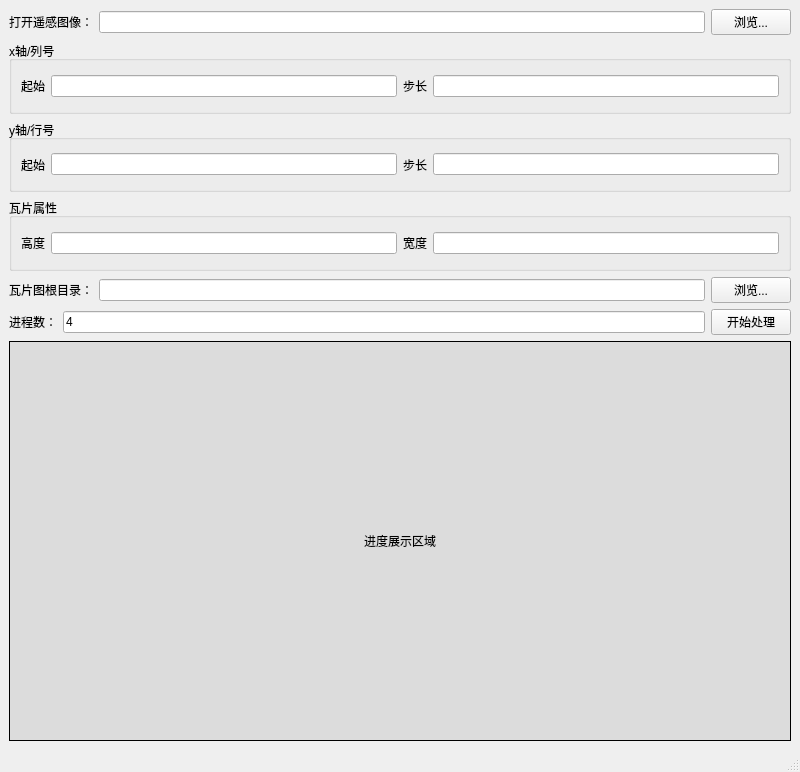
<?xml version="1.0" encoding="UTF-8"?>
<ui version="4.0">
 <class>MainWindow</class>
 <widget class="QMainWindow" name="MainWindow">
  <property name="geometry">
   <rect>
    <x>0</x>
    <y>0</y>
    <width>800</width>
    <height>772</height>
   </rect>
  </property>
  <property name="windowTitle">
   <string>瓦片图生成工具</string>
  </property>
  <widget class="QWidget" name="centralwidget">
   <layout class="QVBoxLayout" name="verticalLayout">
    <item>
     <layout class="QHBoxLayout" name="horizontalLayout_6">
      <item>
       <widget class="QLabel" name="label_8">
        <property name="text">
         <string>打开遥感图像：</string>
        </property>
       </widget>
      </item>
      <item>
       <widget class="QLineEdit" name="openFileEdit">
        <property name="text">
         <string/>
        </property>
       </widget>
      </item>
      <item>
       <widget class="QPushButton" name="browseOpenFileBtn">
        <property name="text">
         <string>浏览...</string>
        </property>
       </widget>
      </item>
     </layout>
    </item>
    <item>
     <widget class="QGroupBox" name="xAxisGroup">
      <property name="title">
       <string>x轴/列号</string>
      </property>
      <layout class="QHBoxLayout" name="horizontalLayout">
       <item>
        <layout class="QHBoxLayout" name="horizontalLayout_4">
         <item>
          <widget class="QLabel" name="label_2">
           <property name="text">
            <string>起始</string>
           </property>
          </widget>
         </item>
         <item>
          <widget class="QLineEdit" name="xStartEdit">
           <property name="text">
            <string/>
           </property>
          </widget>
         </item>
        </layout>
       </item>
       <item>
        <layout class="QHBoxLayout" name="horizontalLayout_8">
         <item>
          <widget class="QLabel" name="label_4">
           <property name="text">
            <string>步长</string>
           </property>
          </widget>
         </item>
         <item>
          <widget class="QLineEdit" name="xStepEdit">
           <property name="text">
            <string/>
           </property>
          </widget>
         </item>
        </layout>
       </item>
      </layout>
     </widget>
    </item>
    <item>
     <widget class="QGroupBox" name="yAxisGroup">
      <property name="title">
       <string>y轴/行号</string>
      </property>
      <layout class="QHBoxLayout" name="horizontalLayout_2">
       <item>
        <layout class="QHBoxLayout" name="horizontalLayout_3">
         <item>
          <widget class="QLabel" name="label_5">
           <property name="text">
            <string>起始</string>
           </property>
          </widget>
         </item>
         <item>
          <widget class="QLineEdit" name="yStartEdit">
           <property name="text">
            <string/>
           </property>
          </widget>
         </item>
        </layout>
       </item>
       <item>
        <layout class="QHBoxLayout" name="horizontalLayout_10">
         <item>
          <widget class="QLabel" name="label_7">
           <property name="text">
            <string>步长</string>
           </property>
          </widget>
         </item>
         <item>
          <widget class="QLineEdit" name="yStepEdit">
           <property name="text">
            <string/>
           </property>
          </widget>
         </item>
        </layout>
       </item>
      </layout>
     </widget>
    </item>
    <item>
     <widget class="QGroupBox" name="groupBox_2">
      <property name="title">
       <string>瓦片属性</string>
      </property>
      <layout class="QHBoxLayout" name="horizontalLayout_11">
       <item>
        <widget class="QLabel" name="label_10">
         <property name="text">
          <string>高度</string>
         </property>
        </widget>
       </item>
       <item>
        <widget class="QLineEdit" name="tileHeightLineEdit">
         <property name="text">
          <string/>
         </property>
        </widget>
       </item>
       <item>
        <widget class="QLabel" name="label_11">
         <property name="text">
          <string>宽度</string>
         </property>
        </widget>
       </item>
       <item>
        <widget class="QLineEdit" name="tileWidthLineEdit">
         <property name="text">
          <string/>
         </property>
        </widget>
       </item>
      </layout>
     </widget>
    </item>
    <item>
     <layout class="QHBoxLayout" name="horizontalLayout_5">
      <item>
       <widget class="QLabel" name="label">
        <property name="text">
         <string>瓦片图根目录：</string>
        </property>
       </widget>
      </item>
      <item>
       <widget class="QLineEdit" name="tileDirEdit">
        <property name="text">
         <string/>
        </property>
       </widget>
      </item>
      <item>
       <widget class="QPushButton" name="browseTileDirBtn">
        <property name="text">
         <string>浏览...</string>
        </property>
       </widget>
      </item>
     </layout>
    </item>
    <item>
     <layout class="QHBoxLayout" name="horizontalLayout_12">
      <item>
       <widget class="QLabel" name="label_9">
        <property name="text">
         <string>进程数：</string>
        </property>
       </widget>
      </item>
      <item>
       <widget class="QLineEdit" name="nProcEdit">
        <property name="text">
         <string>4</string>
        </property>
       </widget>
      </item>
      <item>
       <widget class="QPushButton" name="processBtn">
        <property name="text">
         <string>开始处理</string>
        </property>
       </widget>
      </item>
     </layout>
    </item>
    <item>
     <widget class="QLabel" name="imageLabel">
      <property name="minimumSize">
       <size>
        <width>300</width>
        <height>400</height>
       </size>
      </property>
      <property name="autoFillBackground">
       <bool>false</bool>
      </property>
      <property name="styleSheet">
       <string notr="true">background-color:rgb(220, 220, 220)</string>
      </property>
      <property name="frameShape">
       <enum>QFrame::Box</enum>
      </property>
      <property name="frameShadow">
       <enum>QFrame::Plain</enum>
      </property>
      <property name="text">
       <string>进度展示区域</string>
      </property>
      <property name="alignment">
       <set>Qt::AlignCenter</set>
      </property>
     </widget>
    </item>
   </layout>
  </widget>
  <widget class="QStatusBar" name="statusbar"/>
 </widget>
 <resources/>
 <connections/>
</ui>
